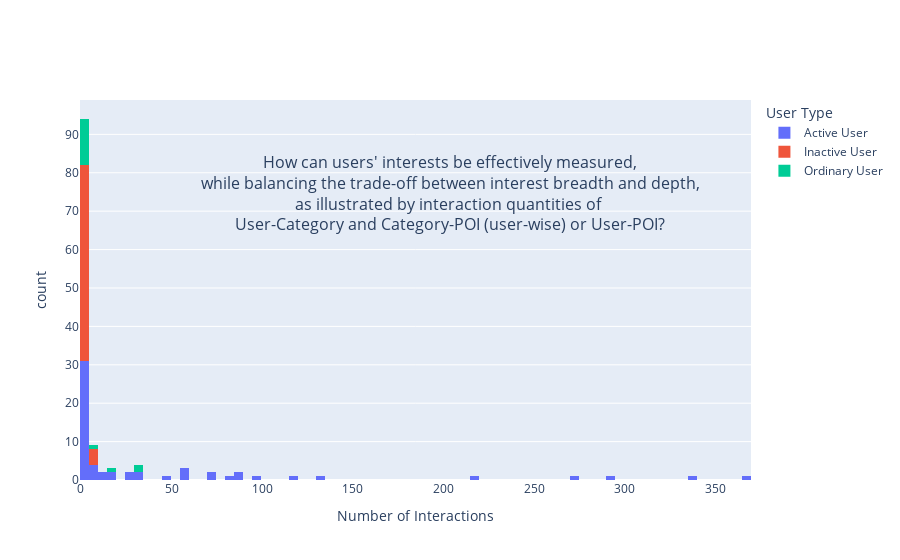

Notebook code cell kept with this figure:
### Markdown cell above
#### 现象1：活跃用户和非活跃用户的交互分布特征相似 大多数访问的地点去的次数很少 只有少数地点去了很多次 这些地点反映用户兴趣

### Code cell
import torch
import plotly.express as px
import numpy as np

# 假设 interaction_matrix 是给定的张量
# Step 1: Identify the most active user (column with max interactions excluding the first row and column)
active_user_idx = category_interaction_matrix[1:, 1:].sum(1).argmax()
active_user = category_interaction_matrix[active_user_idx+1,:].cpu().numpy()

# Step 2: Identify the least active user (column with min interactions excluding the first row and column)
inactive_user_idx = category_interaction_matrix[1:, 1:].sum(1).argmin()
inactive_user = category_interaction_matrix[inactive_user_idx+1,:].cpu().numpy()

# 计算均值
mean_interaction = category_interaction_matrix[1:,1:].mean(dtype=torch.float32)
ordinary_user_idx = (abs(category_interaction_matrix[1:,1:] - mean_interaction)).argmin()
ordinary_user=category_interaction_matrix[ordinary_user_idx+1,:].cpu().numpy()

# Step 3: Filter out zeros
active_user = active_user[active_user > 0]
inactive_user = inactive_user[inactive_user > 0]
ordinary_user=ordinary_user[ordinary_user>0]

# Step 4: Create DataFrames for Plotly
active_df = pd.DataFrame({"Interactions": active_user, "User Type": "Active User"})
inactive_df = pd.DataFrame({"Interactions": inactive_user, "User Type": "Inactive User"})
ordinary_df= pd.DataFrame({"Interactions": ordinary_user, "User Type": "Ordinary User"})

# Combine both for easier plotting
combined_df = pd.concat([active_df, inactive_df,ordinary_df])
print(active_user.sum(),inactive_user.sum(),ordinary_user.sum())
# Step 5: Plot histograms using Plotly

fig = px.histogram(
    combined_df,
    x="Interactions",
    color="User Type",
    title=(
      "How can users' interests be effectively measured,<br>"
      "while balancing the trade-off between interest breadth and depth,<br>"
      "as illustrated by interaction quantities of <br>"
      "User-Category and Category-POI (user-wise) or User-POI?"),
    labels={"Interactions": "Number of Interactions", "User Type": "User Type"},
    nbins=100,  # Adjust the number of bins as needed
)

# Customize the title position and style
fig.update_layout(
    title={
        "y": 0.7,  # Adjust vertical position (1.0 is top, 0.0 is bottom)
        "x": 0.5,   # Adjust horizontal position (0.5 is centered)
        "xanchor": "center",  # Anchor to center
        "yanchor": "top",     # Anchor to top
        "font": {"size": 16},  # Adjust font size
    }
)


fig.show()

### Figure 1 — Plotly figure (JSON) as saved in the notebook; plotly's stock layout.template omitted (floating-point values rounded to 4 significant figures)
{"data": [{"alignmentgroup": "True", "bingroup": "x", "hovertemplate": "User Type=Active User<br>Number of Interactions=%{x}<br>count=%{y}<extra></extra>", "legendgroup": "Active User", "marker": {"color": "#636efa", "pattern": {"shape": ""}}, "name": "Active User", "nbinsx": 100, "offsetgroup": "Active User", "orientation": "v", "showlegend": true, "type": "histogram", "x": [369, 2, 15, 1, 72, 11, 7, 1, 1, 3, 338, 95, 119, 72, 4, 89, 5, 4, 1, 1, 270, 31, 1, 219, 13, 26, 27, 1, 3, 15, 1, 6, 291, 86, 9, 1, 55, 58, 46, 1, 4, 2, 4, 1, 1, 1, 33, 1, 1, 1, 2, 82, 1, 2, 130, 57, 1, 1, 1, 1], "xaxis": "x", "yaxis": "y"}, {"alignmentgroup": "True", "bingroup": "x", "hovertemplate": "User Type=Inactive User<br>Number of Interactions=%{x}<br>count=%{y}<extra></extra>", "legendgroup": "Inactive User", "marker": {"color": "#EF553B", "pattern": {"shape": ""}}, "name": "Inactive User", "nbinsx": 100, "offsetgroup": "Inactive User", "orientation": "v", "showlegend": true, "type": "histogram", "x": [1, 1, 4, 1, 1, 4, 1, 5, 3, 3, 1, 1, 1, 1, 2, 1, 1, 1, 1, 1, 1, 1, 1, 1, 2, 7, 5, 1, 1, 2, 2, 2, 3, 1, 1, 1, 1, 1, 3, 1, 1, 1, 3, 2, 1, 1, 1, 1, 1, 1, 3, 1, 1, 1, 8], "xaxis": "x", "yaxis": "y"}, {"alignmentgroup": "True", "bingroup": "x", "hovertemplate": "User Type=Ordinary User<br>Number of Interactions=%{x}<br>count=%{y}<extra></extra>", "legendgroup": "Ordinary User", "marker": {"color": "#00cc96", "pattern": {"shape": ""}}, "name": "Ordinary User", "nbinsx": 100, "offsetgroup": "Ordinary User", "orientation": "v", "showlegend": true, "type": "histogram", "x": [33, 18, 34, 1, 1, 8, 1, 1, 4, 1, 1, 1, 2, 1, 1, 1], "xaxis": "x", "yaxis": "y"}], "layout": {"barmode": "relative", "legend": {"title": {"text": "User Type"}, "tracegroupgap": 0}, "title": {"font": {"size": 16}, "text": "How can users' interests be effectively measured,<br>while balancing the trade-off between interest breadth and depth,<br>as illustrated by interaction quantities of <br>User-Category and Category-POI (user-wise) or User-POI?", "x": 0.5, "xanchor": "center", "y": 0.7, "yanchor": "top"}, "xaxis": {"anchor": "y", "domain": [0, 1], "title": {"text": "Number of Interactions"}}, "yaxis": {"anchor": "x", "domain": [0, 1], "title": {"text": "count"}}}}
